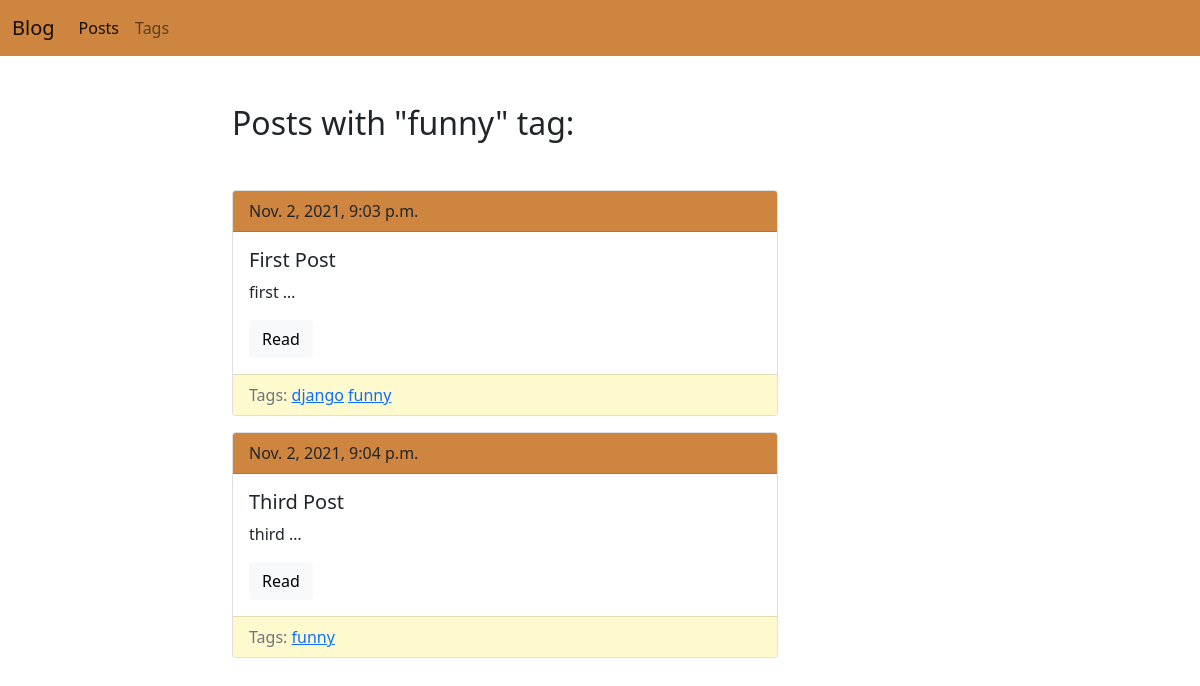
Screenshot of /blog/tag/funny/ with the database file from the repository.
### blog/models.py (models this page shows, shortened)
class Tag(models.Model):
    title = models.CharField(max_length=50, db_index=True)
    slug = models.SlugField(max_length=50, unique=True)
    def get_absolute_url(self):
        return reverse('tag_detail_url', kwargs={'slug': self.slug})

class Post(models.Model):
    title = models.CharField(max_length=150, db_index=True)
    slug = models.SlugField(max_length=150, unique=True)
    tags = models.ManyToManyField('Tag', blank=True, related_name='posts')
    body = models.TextField(blank=True, db_index=True)
    date_pub = models.DateTimeField(auto_now_add=True)
    def get_absolute_url(self):
        return reverse('post_detail_url', kwargs={'slug': self.slug})

### blog/views.py (the view)
# urls.py: path('tag/<str:slug>/', TagDetail.as_view(), name='tag_detail_url')
class TagDetail(ObjectDetailMixin, View):
        model = Tag
        template = 'blog/tag_detail.html'

### blog/utils.py (called while the page is built)
    def get(self, request, slug):
        obj = get_object_or_404(self.model, slug__iexact=slug)
        return render(request, self.template, context={self.model.__name__.lower(): obj})

### blog/templates/blog/tag_detail.html (shortened to what this page needs)
{% extends 'blog/base_blog.html' %}
{% block content%}
  <h2 class="mb-5">Posts with "{{ tag.title }}" tag:</h2>
  {% for post in tag.posts.all %}
    {% include 'blog/includes/post_card.html' %}
  {% endfor %}
{% endblock %}

### blog/templates/blog/includes/post_card.html
<div class="card mb-3">
  <div class="card-header" style="background-color:#cd853f">
    {{ post.date_pub }}
  </div>
  <div class="card-body">
    <h5 class="card-title">{{ post.title }}</h5>
    <p class="card-text">{{ post.body|truncatewords:1 }}</p>
    <a href="{{ post.get_absolute_url }}" class="btn btn-light">Read</a>
  </div>
  <div class="card-footer text-muted" style="background-color:#fffacd">
    Tags:
    {% for tag in post.tags.all %}
      <a href="{{ tag.get_absolute_url }}">{{ tag.title }}</a>
    {% endfor %}
  </div>
</div>

### rows the page displays
Tag: title "funny"
Post: date_pub "Nov. 2, 2021, 9:03 p.m.", title "First Post", body "first …"
Tag: title "django"
Post: date_pub "Nov. 2, 2021, 9:04 p.m.", title "Third Post", body "third …"
